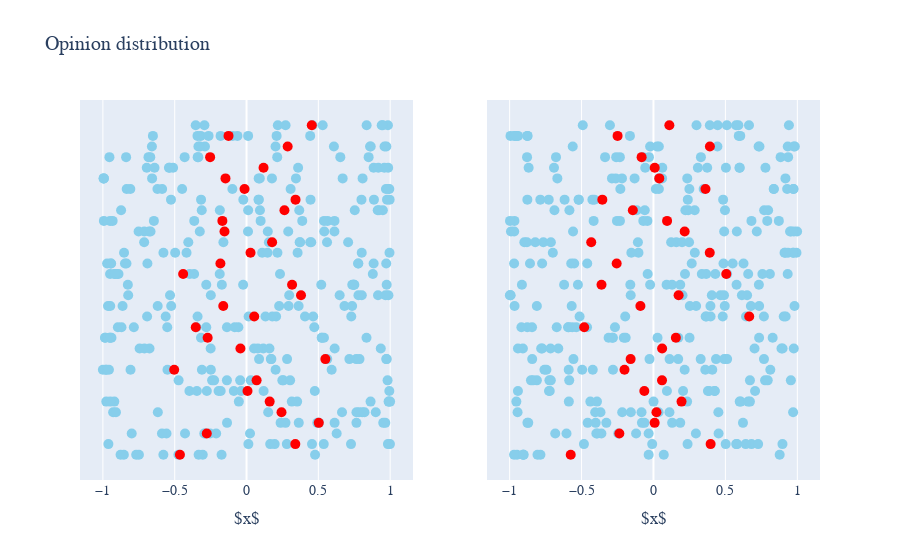

Notebook code for this chart:
### Code cell
fig = make_subplots(rows=1, cols=2)
samples = torch.cat(sampling([torch.zeros(size=(batch_size, 1)).uniform_() for _ in range(10)], 10, std=4), dim=-1).numpy()
for i in range(samples.shape[0]):
    fig.add_trace(go.Scatter(x=samples[i].flatten(), y=np.ones(var_dim)*i*3,
                         mode='markers', marker=dict(color='SkyBlue', size=10), showlegend=False), row=1, col=1)
    fig.add_trace(go.Scatter(x=[np.mean(samples[i].flatten())], y=np.ones(var_dim)*i*3,
                         mode='markers', marker=dict(color='red', size=10), showlegend=False), row=1, col=1)
    
samples = torch.cat(sampling([torch.zeros(size=(batch_size, 1)).uniform_() for _ in range(50)], 50, std=1.6), dim=-1).numpy()
for i in range(samples.shape[0]):
    fig.add_trace(go.Scatter(x=samples[i].flatten(), y=np.ones(var_dim)*i*3,
                         mode='markers', marker=dict(color='SkyBlue', size=10), showlegend=False), row=1, col=2)
    fig.add_trace(go.Scatter(x=[np.mean(samples[i].flatten())], y=np.ones(var_dim)*i*3,
                         mode='markers', marker=dict(color='red', size=10), showlegend=False), row=1, col=2)
fig.update_layout(
    title="Opinion distribution",
    xaxis_title="$x$",
    xaxis2_title="$x$",
    yaxis_title="Num",
    font=dict(
        family="Courier New, monospace",
        size=14
    )
)
fig.update_layout(yaxis={'visible': False, 'showticklabels': False}, yaxis2={'visible': False, 'showticklabels': False})
fig.show()
